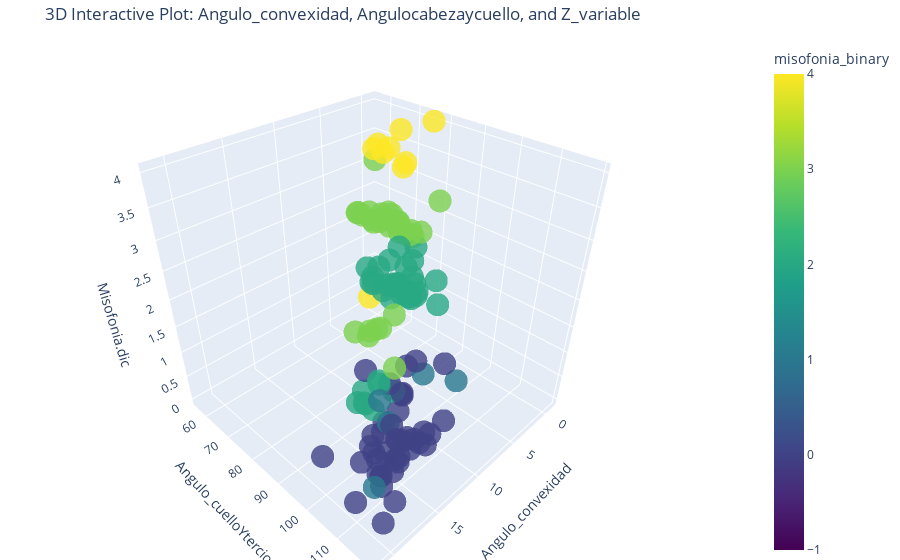

Source (notebook cell):
### Code cell
import plotly.graph_objects as go

# Assume there's a third variable (Z_variable) to plot in 3D
Z_variable = df_clean['misofonia_binary']

# Create a 3D scatter plot
fig = go.Figure(data=[go.Scatter3d(
    x=df_clean['Angulo_convexidad'],  # X-axis is now Angulo_convexidad
    y=df_clean['Angulo_cuelloYtercio'],  # Y-axis is now Angulocabezaycuello
    z=Z_variable,
    mode='markers',
    marker=dict(
        size=8,
        color=df_clean['misofonia_binary'].cat.codes,  # Color by misofonia_binary categories
        colorscale='Viridis',
        opacity=0.8,
        colorbar=dict(title='misofonia_binary')
    ),
    text=df_clean['misofonia_binary'],  # Show misofonia_binary on hover
)])

# Set titles and axis labels
fig.update_layout(
    title=f'3D Interactive Plot: Angulo_convexidad, Angulocabezaycuello, and Misofonia.dic',
    scene=dict(
        xaxis_title='Angulo_convexidad',  # Update X-axis label
        yaxis_title='Angulo_cuelloYtercio',  # Update Y-axis label
        zaxis_title='Misofonia.dic'
    ),
    margin=dict(l=0, r=0, b=0, t=40),
)

# Show the interactive plot
fig.show()

### Figure 1 — Plotly figure (JSON) as saved in the notebook; plotly's stock layout.template omitted (floating-point values rounded to 4 significant figures; data arrays with more than 128 entries replaced by an {"elided": "..."} marker saying what was removed)
{"data": [{"marker": {"color": {"elided": "138 int values"}, "colorbar": {"title": {"text": "misofonia_binary"}}, "colorscale": [[0, "#440154"], [0.1111, "#482878"], [0.2222, "#3e4989"], [0.3333, "#31688e"], [0.4444, "#26828e"], [0.5556, "#1f9e89"], [0.6667, "#35b779"], [0.7778, "#6ece58"], [0.8889, "#b5de2b"], [1, "#fde725"]], "opacity": 0.8, "size": 8}, "mode": "markers", "text": {"elided": "138 int values"}, "type": "scatter3d", "x": {"elided": "138 float values"}, "y": {"elided": "138 float values"}, "z": {"elided": "138 int values"}}], "layout": {"margin": {"b": 0, "l": 0, "r": 0, "t": 40}, "scene": {"xaxis": {"title": {"text": "Angulo_convexidad"}}, "yaxis": {"title": {"text": "Angulo_cuelloYtercio"}}, "zaxis": {"title": {"text": "Misofonia.dic"}}}, "title": {"text": "3D Interactive Plot: Angulo_convexidad, Angulocabezaycuello, and Z_variable"}}}
